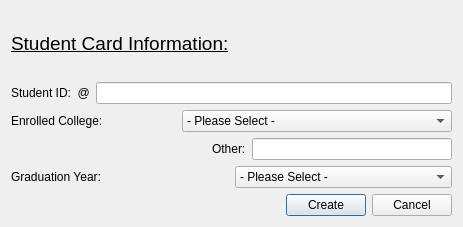
<?xml version="1.0" encoding="UTF-8"?>
<ui version="4.0">
 <class>studentForm</class>
 <widget class="QDialog" name="studentForm">
  <property name="geometry">
   <rect>
    <x>0</x>
    <y>0</y>
    <width>463</width>
    <height>227</height>
   </rect>
  </property>
  <property name="windowTitle">
   <string>Dialog</string>
  </property>
  <layout class="QVBoxLayout" name="verticalLayout">
   <item>
    <widget class="QLabel" name="label_studentCard">
     <property name="font">
      <font>
       <pointsize>14</pointsize>
       <underline>true</underline>
      </font>
     </property>
     <property name="text">
      <string>Student Card Information:</string>
     </property>
    </widget>
   </item>
   <item>
    <layout class="QHBoxLayout" name="horizontalLayout_2">
     <item>
      <widget class="QLabel" name="label_studentID">
       <property name="text">
        <string>Student ID:  @</string>
       </property>
       <property name="buddy">
        <cstring>lineEdit_studentID</cstring>
       </property>
      </widget>
     </item>
     <item>
      <widget class="QLineEdit" name="lineEdit_studentID"/>
     </item>
    </layout>
   </item>
   <item>
    <layout class="QHBoxLayout" name="horizontalLayout">
     <item>
      <widget class="QLabel" name="label_collegeEnrolled">
       <property name="text">
        <string>Enrolled College:</string>
       </property>
       <property name="buddy">
        <cstring>comboBox_colleges</cstring>
       </property>
      </widget>
     </item>
     <item>
      <widget class="QComboBox" name="comboBox_colleges">
       <item>
        <property name="text">
         <string>- Please Select -</string>
        </property>
       </item>
       <item>
        <property name="text">
         <string>U.A. Whitaker College of Engineering</string>
        </property>
       </item>
       <item>
        <property name="text">
         <string>College of Arts &amp; Sciences</string>
        </property>
       </item>
       <item>
        <property name="text">
         <string>Lutgert College of Business</string>
        </property>
       </item>
       <item>
        <property name="text">
         <string>College of Education</string>
        </property>
       </item>
       <item>
        <property name="text">
         <string>Marieb College of Health &amp; Human Services</string>
        </property>
       </item>
       <item>
        <property name="text">
         <string>Other - Please Specify</string>
        </property>
       </item>
      </widget>
     </item>
    </layout>
   </item>
   <item>
    <layout class="QHBoxLayout" name="horizontalLayout_5">
     <item>
      <spacer name="horizontalSpacer">
       <property name="orientation">
        <enum>Qt::Orientation::Horizontal</enum>
       </property>
       <property name="sizeHint" stdset="0">
        <size>
         <width>40</width>
         <height>20</height>
        </size>
       </property>
      </spacer>
     </item>
     <item>
      <widget class="QLabel" name="label_other">
       <property name="text">
        <string>Other:</string>
       </property>
       <property name="buddy">
        <cstring>lineEdit_otherCollege</cstring>
       </property>
      </widget>
     </item>
     <item>
      <widget class="QLineEdit" name="lineEdit_otherCollege"/>
     </item>
    </layout>
   </item>
   <item>
    <layout class="QHBoxLayout" name="horizontalLayout_3">
     <item>
      <widget class="QLabel" name="label_gradYear">
       <property name="text">
        <string>Graduation Year:</string>
       </property>
       <property name="buddy">
        <cstring>comboBox_gradYear</cstring>
       </property>
      </widget>
     </item>
     <item>
      <widget class="QComboBox" name="comboBox_gradYear">
       <item>
        <property name="text">
         <string>- Please Select -</string>
        </property>
       </item>
       <item>
        <property name="text">
         <string>2024</string>
        </property>
       </item>
       <item>
        <property name="text">
         <string>2025</string>
        </property>
       </item>
       <item>
        <property name="text">
         <string>2026</string>
        </property>
       </item>
       <item>
        <property name="text">
         <string>2027</string>
        </property>
       </item>
       <item>
        <property name="text">
         <string>2028</string>
        </property>
       </item>
      </widget>
     </item>
    </layout>
   </item>
   <item>
    <layout class="QHBoxLayout" name="horizontalLayout_4">
     <item>
      <spacer name="horizontalSpacer_2">
       <property name="orientation">
        <enum>Qt::Orientation::Horizontal</enum>
       </property>
       <property name="sizeHint" stdset="0">
        <size>
         <width>40</width>
         <height>20</height>
        </size>
       </property>
      </spacer>
     </item>
     <item>
      <widget class="QPushButton" name="pushButton_createStudent">
       <property name="text">
        <string>Create</string>
       </property>
      </widget>
     </item>
     <item>
      <widget class="QPushButton" name="pushButton_cancelStudent">
       <property name="text">
        <string>Cancel</string>
       </property>
      </widget>
     </item>
    </layout>
   </item>
  </layout>
 </widget>
 <resources/>
 <connections/>
</ui>
